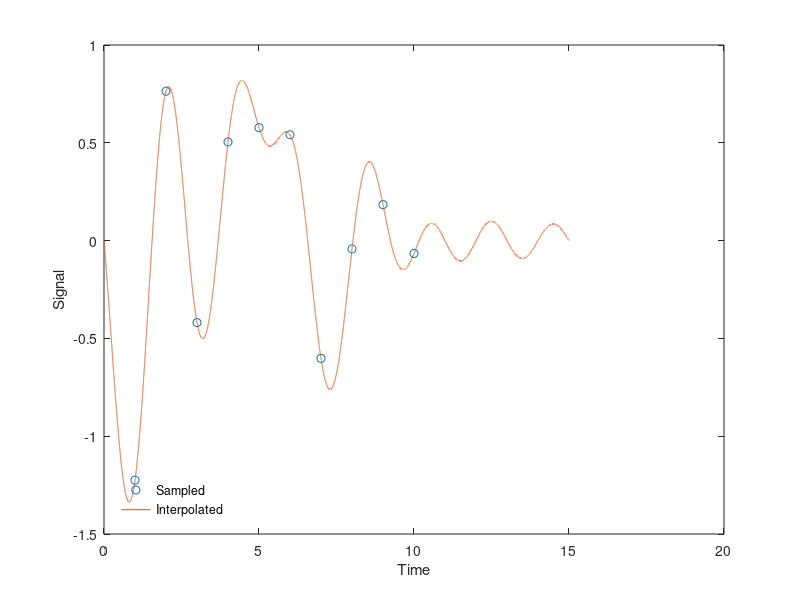

Reproduce this figure in MATLAB.
rng default

t = 1:10;
x = randn(size(t))';
ts = linspace(0,15,60000);
[Ts,T] = ndgrid(ts,t);
y = sinc(Ts - T)*x;

plot(t,x,'o',ts,y)
xlabel Time, ylabel Signal
legend('Sampled','Interpolated','Location','SouthWest')
legend boxoff